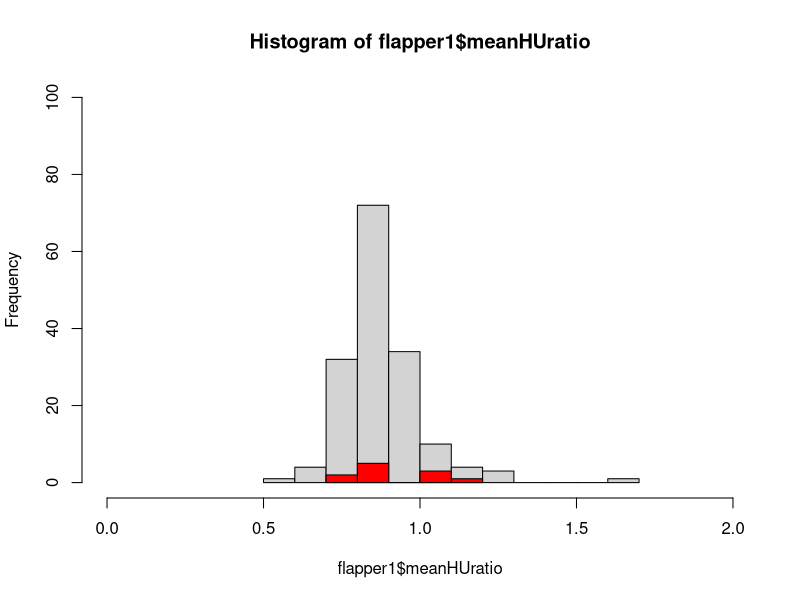
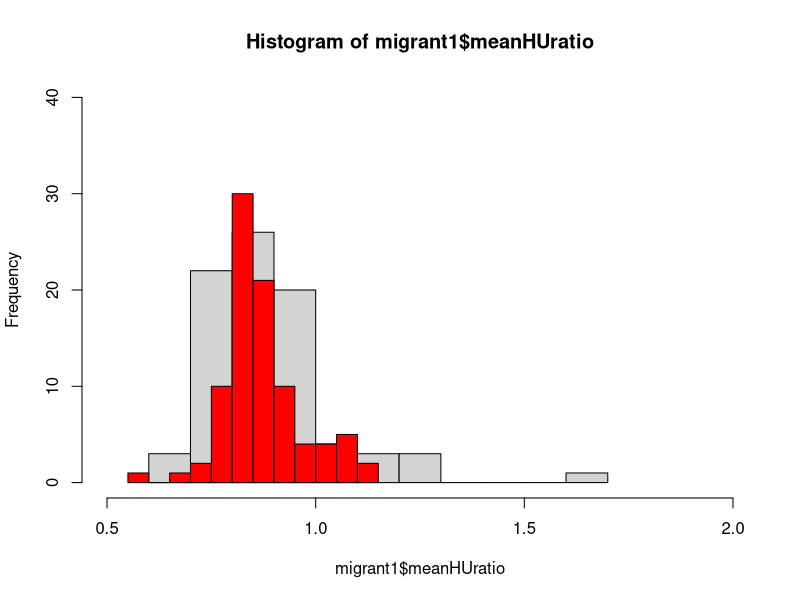

These charts were generated, in order, by the following R code:
#Looking at distributions of the dataset

library(ape)
library(tidyverse)

Traits <- read_csv("bird_traits_joined.csv")

flapper0 <- Traits %>% filter(Flapper == 0)
flapper1 <- Traits %>% filter(Flapper == 1)

hist(flapper1$meanHUratio, ylim = c(0, 100), xlim = c(0, 2))
hist(flapper0$meanHUratio, add = TRUE, col = "red")

var(Traits$meanHUratio)

migrant0 <- Traits %>% filter(Migrant == 0)
migrant1 <- Traits %>% filter(Migrant == 1)

hist(migrant1$meanHUratio, ylim = c(0, 40), xlim = c(0.5, 2))
hist(migrant0$meanHUratio, add = TRUE, col = "red")
